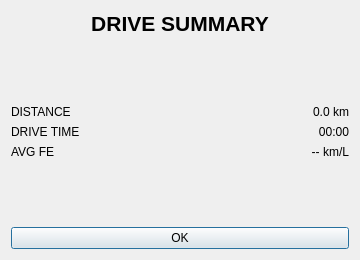
<?xml version="1.0" encoding="UTF-8"?>
<ui version="4.0">
 <class>DriveSummaryDialog</class>

 <widget class="QDialog" name="DriveSummaryDialog">
  <property name="geometry">
   <rect>
    <x>0</x>
    <y>0</y>
    <width>360</width>
    <height>260</height>
   </rect>
  </property>

  <property name="windowTitle">
   <string>Drive Summary</string>
  </property>

  <layout class="QVBoxLayout" name="mainLayout">

   <item>
    <widget class="QLabel" name="titleLabel">
     <property name="font">
      <font>
       <pointsize>16</pointsize>
       <bold>true</bold>
      </font>
     </property>
     <property name="text">
      <string>DRIVE SUMMARY</string>
     </property>
     <property name="alignment">
      <set>Qt::AlignCenter</set>
     </property>
    </widget>
   </item>

   <item>
    <spacer name="topSpacer">
     <property name="orientation">
      <enum>Qt::Vertical</enum>
     </property>
     <property name="sizeHint" stdset="0">
      <size>
       <width>20</width>
       <height>20</height>
      </size>
     </property>
    </spacer>
   </item>

   <item>
    <layout class="QGridLayout" name="summaryLayout">

     <item row="0" column="0">
      <widget class="QLabel" name="distanceTitleLabel">
       <property name="text">
        <string>DISTANCE</string>
       </property>
      </widget>
     </item>

     <item row="0" column="1">
      <widget class="QLabel" name="distanceValueLabel">
       <property name="text">
        <string>0.0 km</string>
       </property>
       <property name="alignment">
        <set>Qt::AlignRight|Qt::AlignTrailing|Qt::AlignVCenter</set>
       </property>
      </widget>
     </item>

     <item row="1" column="0">
      <widget class="QLabel" name="driveTimeTitleLabel">
       <property name="text">
        <string>DRIVE TIME</string>
       </property>
      </widget>
     </item>

     <item row="1" column="1">
      <widget class="QLabel" name="driveTimeValueLabel">
       <property name="text">
        <string>00:00</string>
       </property>
       <property name="alignment">
        <set>Qt::AlignRight|Qt::AlignTrailing|Qt::AlignVCenter</set>
       </property>
      </widget>
     </item>

     <item row="2" column="0">
      <widget class="QLabel" name="averageFuelTitleLabel">
       <property name="text">
        <string>AVG FE</string>
       </property>
      </widget>
     </item>

     <item row="2" column="1">
      <widget class="QLabel" name="averageFuelValueLabel">
       <property name="text">
        <string>-- km/L</string>
       </property>
       <property name="alignment">
        <set>Qt::AlignRight|Qt::AlignTrailing|Qt::AlignVCenter</set>
       </property>
      </widget>
     </item>

    </layout>
   </item>

   <item>
    <spacer name="bottomSpacer">
     <property name="orientation">
      <enum>Qt::Vertical</enum>
     </property>
     <property name="sizeHint" stdset="0">
      <size>
       <width>20</width>
       <height>20</height>
      </size>
     </property>
    </spacer>
   </item>

   <item>
    <widget class="QPushButton" name="okButton">
     <property name="text">
      <string>OK</string>
     </property>
    </widget>
   </item>

  </layout>
 </widget>

 <resources/>

 <connections>
  <connection>
   <sender>okButton</sender>
   <signal>clicked()</signal>
   <receiver>DriveSummaryDialog</receiver>
   <slot>accept()</slot>
   <hints>
    <hint type="sourcelabel">
     <x>180</x>
     <y>220</y>
    </hint>
    <hint type="destinationlabel">
     <x>180</x>
     <y>130</y>
    </hint>
   </hints>
  </connection>
 </connections>

</ui>
